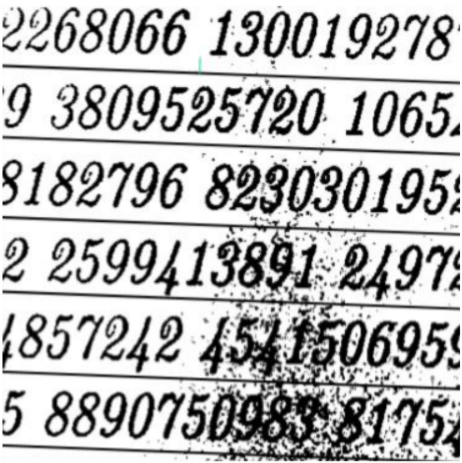
#> input picture DIP/input.png, 462 x 463 px
$ python enough.py
#> lines starting #> are read from the running program, lines starting #| are printed output that depends on the picture; after the words box and inside, x2 and y2 are one past the last pixel; in counts of white or black regions, pixels touching at a corner belong together
#> further down, image is the input picture: shape (463, 462, 3); mean B, G, R 182.7, 182.7, 182.7
import cv2
import numpy as np

def remove_line(im):
    temp = im.copy()
    thresh = cv2.threshold(temp, 0, 255, cv2.THRESH_BINARY_INV + cv2.THRESH_OTSU)[1]
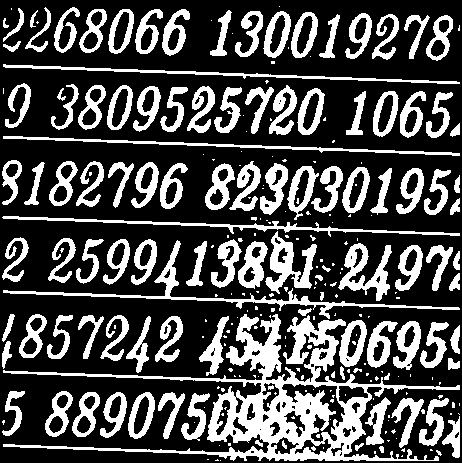
#> thresh: shape (463, 462); 30% white; 266 white regions (154 under 20 px), largest, box (x1, y1, x2, y2) and area: (3, 314, 460, 461) 12905, (3, 240, 460, 319) 2124, (2, 216, 460, 237) 1462

    # Remove horizontal
    horizontal_kernel = cv2.getStructuringElement(cv2.MORPH_RECT, (25,1))
    detected_lines = cv2.morphologyEx(thresh, cv2.MORPH_OPEN, horizontal_kernel, iterations=2)
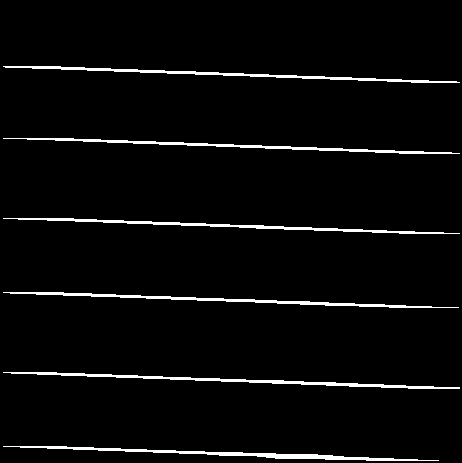
#> detected_lines: shape (463, 462); 3.5% white; 6 white regions
    cnts = cv2.findContours(detected_lines, cv2.RETR_EXTERNAL, cv2.CHAIN_APPROX_SIMPLE)
#> cnts = 6 contours; box (x1, y1, x2, y2) and area: (3, 446, 439, 461) 895, (3, 372, 460, 389) 850, (3, 292, 459, 308) 788, (3, 66, 460, 83) 788, (3, 218, 460, 234) 749, (3, 138, 460, 154) 731
    cnts = cnts[0] if len(cnts) == 2 else cnts[1]
    for c in cnts:
        cv2.drawContours(temp, [c], -1, (255,255,255), 2)
#> this loop made 6 passes
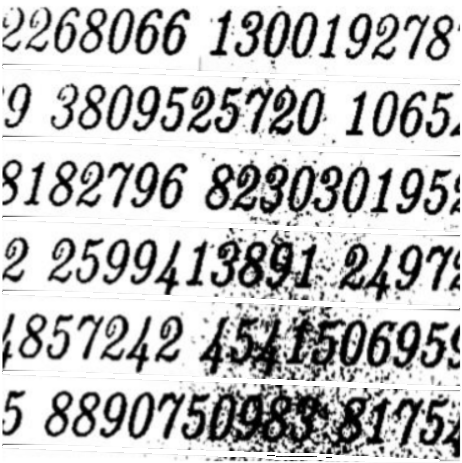
#> temp: shape (463, 462); min 0, max 255, mean 190.9
    return temp


def handle(colorim, im):
    result = remove_line(im)
    # kernel = np.ones((3, 3), np.uint8) / 9
    # result = cv2.filter2D(result, -1, kernel)
    # CLAHE
    clahe = cv2.createCLAHE(clipLimit=2.0, tileGridSize=(64, 64))
    result = clahe.apply(result)

    ret,thresh = cv2.threshold(result , 64, 255, cv2.THRESH_BINARY)
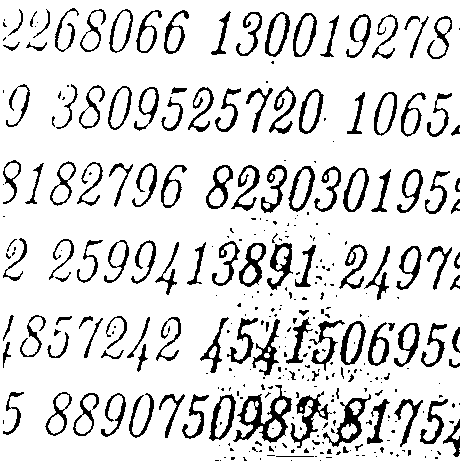
#> thresh: shape (463, 462); 86% white; 338 black regions (211 under 20 px), largest, box (x1, y1, x2, y2) and area: (233, 385, 292, 443) 1079, (323, 394, 371, 447) 645, (290, 391, 332, 448) 638

    # erode
    kernel = np.ones((8, 8), np.uint8)
    result = cv2.erode(thresh, kernel, iterations = 1)
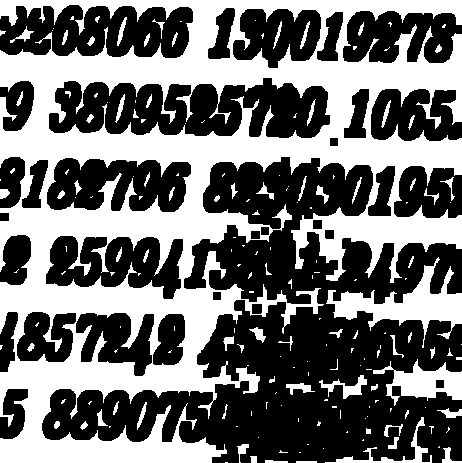
#> result: shape (463, 462); 43.8% white; 184 white regions (112 under 20 px), largest, box (x1, y1, x2, y2) and area: (0, 0, 462, 463) 82407, (326, 257, 462, 348) 3779, (373, 359, 462, 406) 1872
    # cv2.imshow('thresh', thresh)
    result = cv2.bitwise_or(im , result)

    thresh = cv2.adaptiveThreshold(result, 255, cv2.ADAPTIVE_THRESH_GAUSSIAN_C, \
                    cv2.THRESH_BINARY, 9, 1)
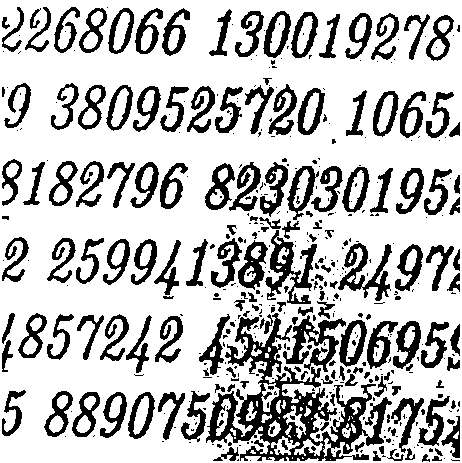
#> thresh: shape (463, 462); 74.2% white; 462 black regions (293 under 20 px)
    contours, hierarchy = cv2.findContours(thresh, cv2.RETR_LIST, cv2.CHAIN_APPROX_SIMPLE)
#> contours = 616 contours, 342 with area under 20; largest, box (x1, y1, x2, y2) and area: (0, 0, 462, 463) 212982, (205, 312, 377, 462) 10604, (264, 229, 318, 305) 1816, (282, 314, 347, 373) 1558, (286, 165, 317, 221) 996
    for cnt in contours:
        if cv2.contourArea(cnt) > 280 and cv2.contourArea(cnt) < 850:
            [x, y, w, h] = cv2.boundingRect(cnt)
            if h > 15 and w > 7:
                cv2.rectangle(image, (x, y), (x+w, y+h), (0, 0, 255), 2)
#> this loop made 616 passes
#> (x, y, w, h) on passes 95, 132, 134, 136, 138, 148, 150, 151, 154, 156, 256, 265: (440, 415, 21, 44), (390, 397, 35, 57), (364, 396, 29, 51), (417, 395, 34, 52), (133, 396, 16, 39), (157, 391, 29, 50), (99, 391, 29, 48), (71, 391, 30, 47), (180, 390, 31, 51), (1, 389, 26, 48), (420, 321, 30, 48), (154, 315, 30, 49)
#> cnt on passes 2, 3, 4, 6, 7, 8: [[249, 460], [250, 459], [251, 460], [250, 461]], [[450, 459], [451, 458], [452, 459], [451, 460]], [[330, 459]], [[443, 458], [444, 457], [445, 458], [444, 459]], [[386, 457], [387, 456], [388, 457], [387, 458]], [[302, 457], [302, 458], [303, 458]]
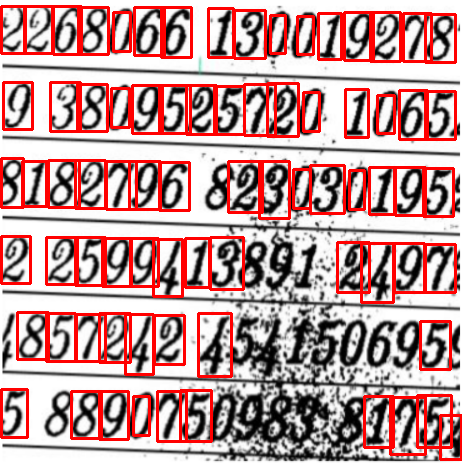
#> image: shape (463, 462, 3); 14.72% of pixels changed, all inside (x1, y1, x2, y2) = (0, 5, 462, 461)
    cv2.imshow('im', image)
    cv2.waitKey()


image = cv2.imread('input.png')
# im = cv2.cvtColor(image, cv2.COLOR_BGR2GRAY)
im = cv2.imread('input.png', 0)
handle(image, im)
